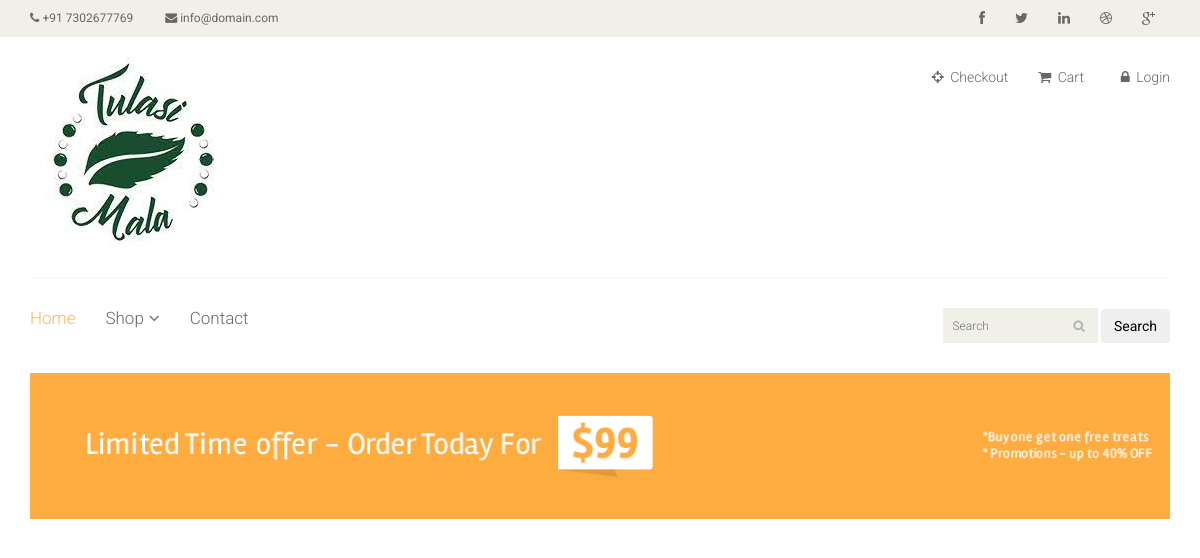
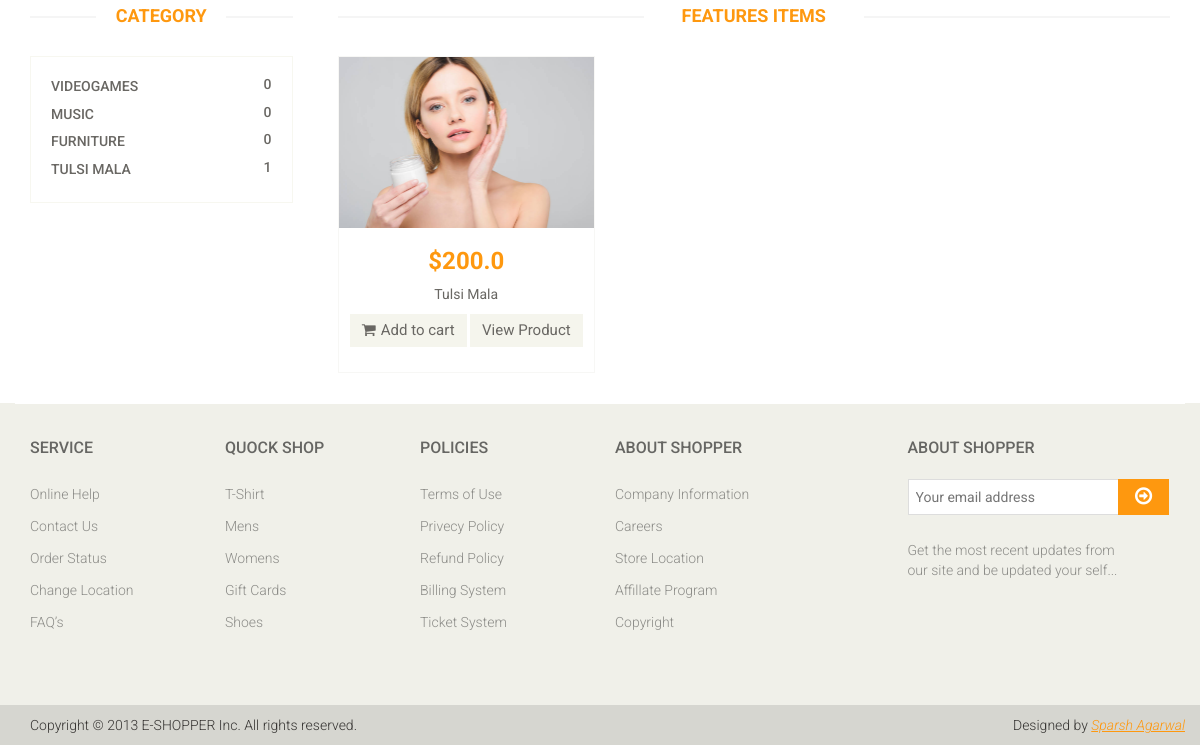
The page /shop on the database as committed earlier (2 pictures, top to bottom).
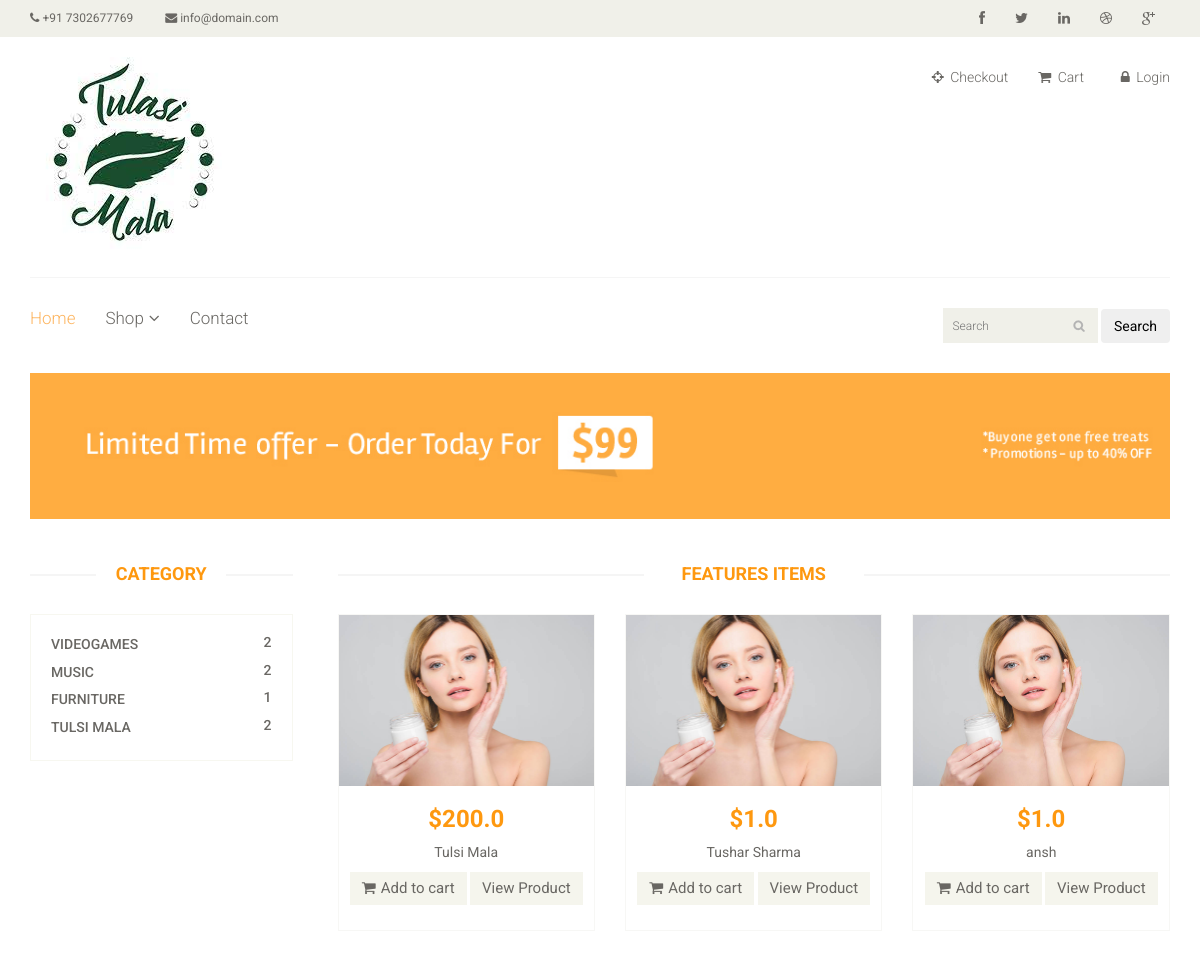
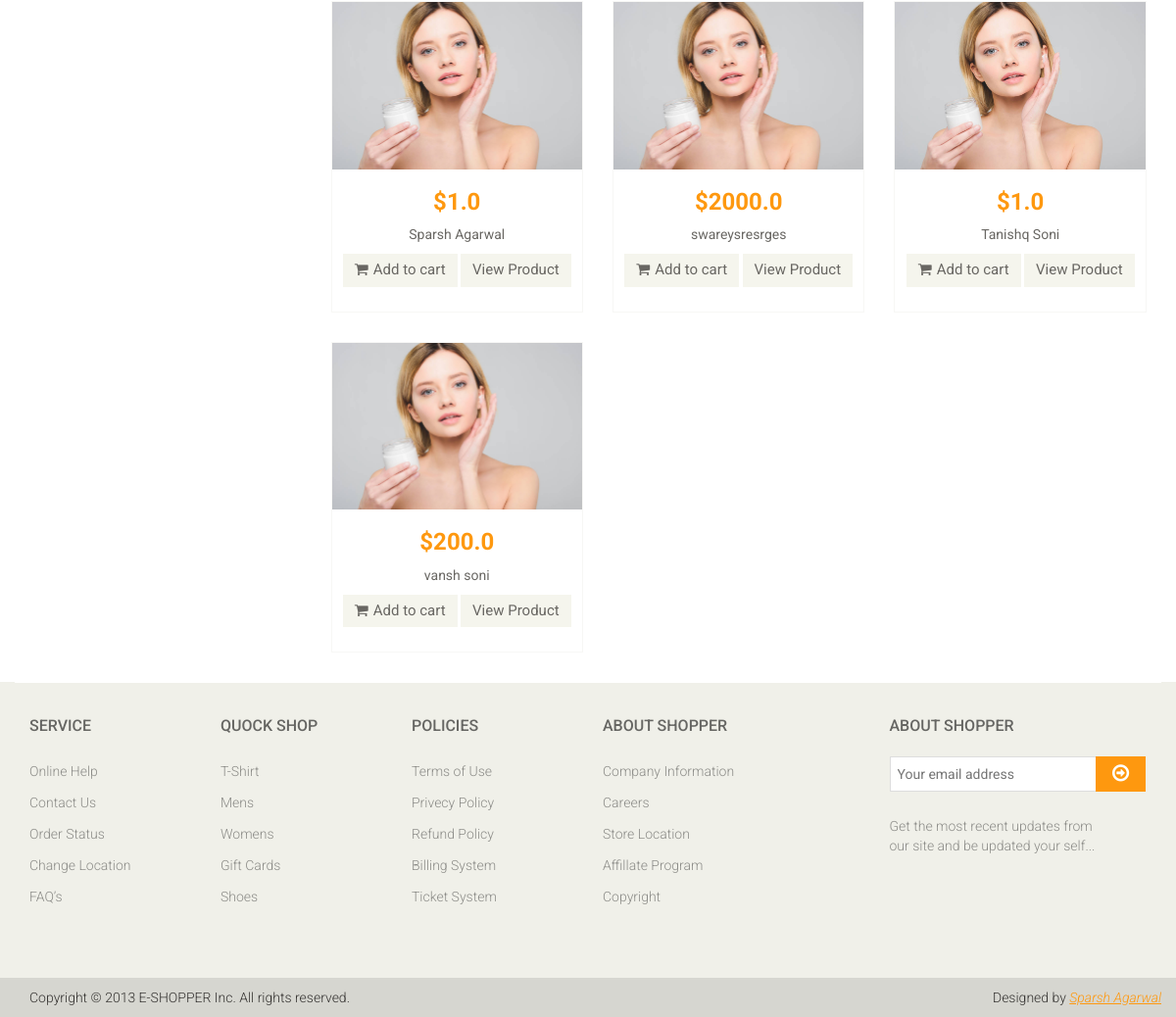
The same page on the database as committed later (2 pictures, top to bottom).
### core/models.py (models this page shows, shortened)
class Category(models.Model):
    category_name = models.CharField(max_length=200)
    def product_count(self):
        return self.product_set.count()

class Product(models.Model):
    name = models.CharField(max_length=100)
    category = models.ForeignKey('Category', on_delete=models.CASCADE)
    slug = models.SlugField(unique=True, null=True, blank=True)
    desc = models.TextField()
    price = models.FloatField(default=0.0)
    product_available_count = models.IntegerField(default=0)
    img = models.ImageField(upload_to='images/')

### core/views.py (the view)
# urls.py: path('shop', views.shop, name='shop'),
def shop(request):
    products = Product.objects.all()
    categories = Category.objects.all()
    if (request.user.is_authenticated):
        len_of_cart = len(Cart.objects.filter(user=request.user))
        return render(request, "core/shop.html", {'len_of_cart': len_of_cart, 'products': products, 'categories': categories, })
    return render(request, "core/shop.html", {'products': products, 'categories': categories, })

### templates/core/shop.html (shortened to what this page needs)
{% extends './base.html' %}
{% load static %}
{% block start %}
	<section id="advertisement">
		<div class="container">
			<img src="images/shop/advertisement.jpg" alt="" />
		</div>
	</section>
	<section>
		<div class="container">
			<div class="row">
				<div class="col-sm-3">
					<div class="left-sidebar">
						<h2>Category</h2>
						<div class="panel-group category-products" id="accordian">
							<div class="panel panel-default">
								{% for cats in categories %}
								<div class="panel-heading">
									<h4 class="panel-title"><a href="/category/{{ cats.id }}"><span class="pull-right">{{ cats.product_count }}</span>{{cats.category_name}}</a></h4>
								</div>
								{% endfor %}
							</div>
						</div>
					</div>
				</div>
				<div class="col-sm-9 padding-right">
					<div class="features_items">
						<h2 class="title text-center">Features Items</h2>
						{% if category %}
							{% for item in products %}
								<div class="col-sm-4">
									<div class="product-image-wrapper">
										<div class="single-products">
											<div class="productinfo text-center">
												<img src="/media/{{item.img}}" alt="" />
												<h2>${{item.price}}</h2>
												<p>{{item.name}}</p>
												<a href="{% url 'add_to_cart' item.pk %}" class="btn btn-default add-to-cart"><i class="fa fa-shopping-cart"></i>Add to cart</a>
												<a href="{% url 'products' item.slug %}" class="btn btn-default add-to-cart"
												></i>View Product</a>
											  >
											</div>
											<div class="product-overlay">
												<div class="overlay-content">
													<h2>${{item.price}}</h2>
													<p>{{item.name}}</p>
													<a href="{% url 'add_to_cart' item.pk %}" class="btn btn-default add-to-cart"><i class="fa fa-shopping-cart"></i>Add to cart</a>
												<a href="{% url 'products' item.slug %}" class="btn btn-default add-to-cart"
												></i>View Product</a>
												</div>
											</div>
										</div>
									</div>
								</div>
							{% endfor %}
						{% else %}
							{% for item in products %}
								<div class="col-sm-4">
									<div class="product-image-wrapper">
										<div class="single-products">
											<div class="productinfo text-center">
												<img src="/media/{{item.img}}" alt="" />
												<h2>${{item.price}}</h2>
												<p>{{item.name}}</p>
												<a href="{% url 'add_to_cart' item.pk %}" class="btn btn-default add-to-cart"><i class="fa fa-shopping-cart"></i>Add to cart</a>
												<a href="{% url 'products' item.slug %}" class="btn btn-default add-to-cart"
												></i>View Product</a>
											</div>
											<div class="product-overlay">
												<div class="overlay-content">
												</div>
											</div>
										</div>
									</div>
								</div>
							{% endfor %}
						{% endif %}
						</div>
					</div>
				</div>
			</div>
	</section>
{% endblock %}

Rows that differ between the two databases and show on the page:
computed for Category "VIDEOGAMES": product_count "0" → "2"
computed for Category "MUSIC": product_count "0" → "2"
computed for Category "FURNITURE": product_count "0" → "1"
computed for Category "TULSI MALA": product_count "1" → "2"
added Product: img (picture), price "1.0", name "Tushar Sharma"
added Product: img (picture), price "1.0", name "ansh"
added Product: img (picture), price "1.0", name "Sparsh Agarwal"
added Product: img (picture), price "2000.0", name "swareysresrges"
added Product: img (picture), price "1.0", name "Tanishq Soni"
added Product: img (picture), price "200.0", name "vansh soni"
